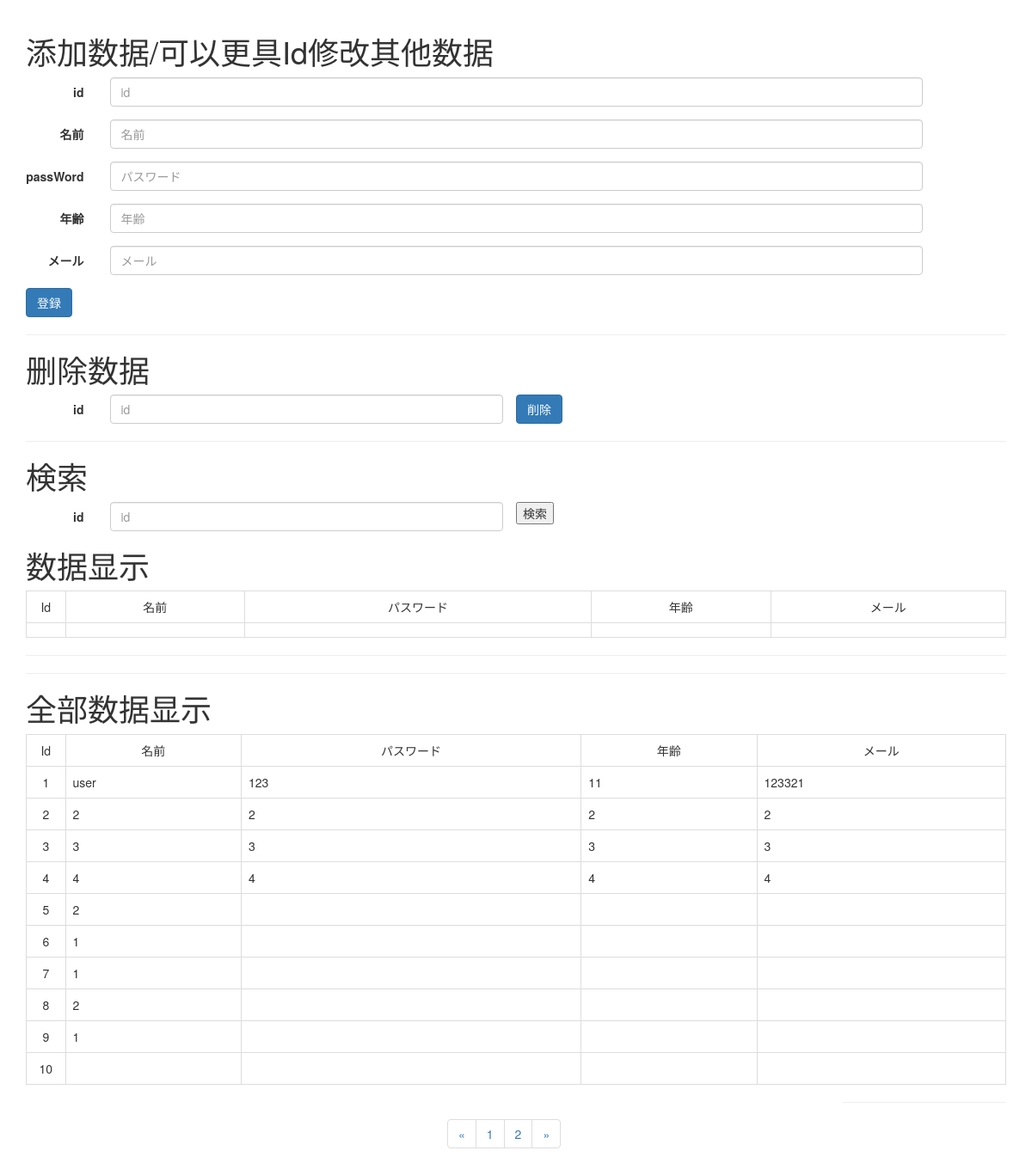
Screenshot of /demo/index/ with the database file from the repository.
### demo/models.py (models this page shows)
class UserInfoDemo(models.Model):
    userId = models.CharField(primary_key=True, max_length=20, verbose_name='userId')
    userName = models.CharField(blank=True, max_length=20, verbose_name='userName')
    passWord = models.CharField(blank=True, max_length=20, verbose_name='passWord')
    userAge = models.CharField(blank=True, max_length=3, verbose_name='userAge')
    userMail = models.CharField(blank=True, max_length=20, verbose_name='userMail')
    class Meta:
        managed = False
        db_table = 'UserInfoDemo'

### demo/views.py (the view)
# urls.py: path('index/', demo.views.index),
def index(request):
    page = request.GET.get('page')
    if page:
        page = int(page)
    else:
        page = 1
    print(page)
    detail_info = models.UserInfoDemo.objects.all()
    paginator = Paginator(detail_info, 10)
    page_num = paginator.num_pages
    page_article_list = paginator.page(page)
    if page_article_list.has_next():
        next_page = page + 1
    else:
        next_page = page
    if page_article_list.has_previous():
        previous_page = page - 1
    else:
        previous_page = page
    return render(request, 'index.html',
                  {
                      'user_info': page_article_list,
                      'page_num': range(1, page_num + 1),
                      'curr_page': page,
                      'next_page': next_page,
                      'previous_page': previous_page
                  }
                  )

### templates/index.html (shortened to what this page needs)
<!DOCTYPE html>
<html ng-app="myApp" lang="ja">
<head>
    <link rel="stylesheet" type="text/css" href="//maxcdn.bootstrapcdn.com/bootstrap/3.3.6/css/bootstrap.min.css">
</head>
<body class="container">
<div ng-controller="AppController">
    <h1>添加数据/可以更具Id修改其他数据</h1>
    <form method="post" action="/demo/dataAdd/" class="form-horizontal">
        <div class="form-group">
            <label for="userid" class="col-sm-1 control-label">id</label>
            <div class="col-sm-10">
                <input type="text" class="form-control" name="userId" placeholder="id" value="">
            </div>
        </div>
        <div class="form-group">
            <label for="uesrname" class="col-sm-1 control-label">名前</label>
            <div class="col-sm-10">
                <input type="text" class="form-control" name="userName" placeholder="名前" ng-model="uesrname">
            </div>
        </div>
        <div class="form-group">
            <label for="password" class="col-sm-1 control-label">passWord</label>
            <div class="col-sm-10">
                <input type="text" class="form-control" name="passWord" placeholder="パスワード" ng-model="password">
            </div>
        </div>
        <div class="form-group">
            <label for="userage" class="col-sm-1 control-label">年齢</label>
            <div class="col-sm-10">
                <input type="text" class="form-control" name="userAge" placeholder="年齢" ng-model="userage">
            </div>
        </div>
        <div class="form-group">
            <label for="usermail" class="col-sm-1 control-label">メール</label>
            <div class="col-sm-10">
                <input type="text" class="form-control" name="userMail" placeholder="メール" ng-model="usermail">
            </div>
        </div>
        <button class="btn btn-primary">登録</button>
    </form>
</div>
<hr>
<div ng-controller="AppController">
    <h1>删除数据</h1>
    <form method="post" action="/demo/delete/" class="form-horizontal">
        <div class="form-group">
            <label for="userid" class="col-sm-1 control-label">id</label>
            <div class="col-sm-5">
                <input type="text" class="form-control" name="userId" placeholder="id" value="">
            </div>
            <button class="btn btn-primary">削除</button>
        </div>
    </form>
</div>
<hr>
<div>
    <div ng-controller="AppController">
        <h1>検索</h1>
        <form method="set" action="/demo/select/" class="form-horizontal">
            <div class="form-group">
                <label for="userid" class="col-sm-1 control-label">id</label>
                <div class="col-sm-5">
                    <input type="text" class="form-control" name="userId" placeholder="id" value="">
                </div>
                <input type="submit" value="検索">
            </div>
        </form>
        <div>
            <h1>数据显示</h1>
            <table class="table table-bordered ">
                <tr class="text-center">
                    <td style="width: 4%;">Id</td>
                    <td>名前</td>
                    <td>パスワード</td>
                    <td>年齢</td>
                    <td>メール</td>
                </tr>
                <tr>
                    <td class="text-center">{{ user_select.userId }}</td>
                    <td>{{ user_select.userName }}</td>
                    <td>{{ user_select.passWord }}</td>
                    <td>{{ user_select.userAge }}</td>
                    <td>{{ user_select.userMail }}</td>
                </tr>
            </table>
        </div>
        <hr>
    </div>
</div>
<hr>
<div ng-controller="AppController">
    <div>
        <h1>全部数据显示</h1>
        <table class="table table-bordered ">
            <tr class="text-center">
                <td style="width: 4%;">Id</td>
                <td>名前</td>
                <td>パスワード</td>
                <td>年齢</td>
                <td>メール</td>
            </tr>
            {% for UserInfoDemo in user_info %}
                <tr>
                    <td class="text-center">{{ UserInfoDemo.userId }}</td>
                    <td>{{ UserInfoDemo.userName }}</td>
                    <td>{{ UserInfoDemo.passWord }}</td>
                    <td>{{ UserInfoDemo.userAge }}</td>
                    <td>{{ UserInfoDemo.userMail }}</td>
                </tr>
            {% endfor %}
        </table>
        <div class="boby-footer">
            <div class="col-md-5 col-md-offset-5">
                <nav aria-label="Page navigation">
                    <ul class="pagination">
                        <li>
                            <a href="?page={{ previous_page }}" aria-label="Previous">
                                <span aria-hidden="true">&laquo;</span>
                            </a>
                        </li>
                        {% for num in page_num %}
                            <li><a href="?page={{ num }}">{{ num }}</a></li>
                        {% endfor %}
                        <li>
                            <a href="?page={{ next_page }}" aria-label="Next">
                                <span aria-hidden="true">&raquo;</span>
                            </a>
                        </li>
                    </ul>
                </nav>
            </div>
        </div>
    </div>
    <hr>
</div>
</body>
</html>

### rows the page displays
UserInfoDemo: userId "1", userName "user", passWord "123", userAge "11", userMail "123321"
UserInfoDemo: userId "2", userName "2", passWord "2", userAge "2", userMail "2"
UserInfoDemo: userId "3", userName "3", passWord "3", userAge "3", userMail "3"
UserInfoDemo: userId "4", userName "4", passWord "4", userAge "4", userMail "4"
UserInfoDemo: userId "5", userName "2"
UserInfoDemo: userId "6", userName "1"
UserInfoDemo: userId "7", userName "1"
UserInfoDemo: userId "8", userName "2"
UserInfoDemo: userId "9", userName "1"
UserInfoDemo: userId "10"

### other values shown
{{ num }} "1" "2"
